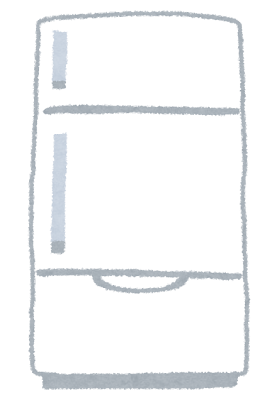
#> input picture assets/rooms/freezer.png, 272 x 400 px, found by its file name
$ python room_icon_converter.py
#> lines starting #> are read from the running program, lines starting #| are printed output that depends on the picture
from PIL import Image

im = Image.open("assets\\rooms\\freezer.png").convert("RGBA")
#> im is the input picture: PIL image 272x400 RGBA; mean R, G, B, A 180.3, 181.4, 182.5, 187.9

target = Image.new("RGBA", (im.width, im.width))
#> target: PIL image 272x272 RGBA; every value is 0

diff_height = (target.height - im.height) // 2
#> diff_height = -64
target.paste(
    im,
    (0, diff_height, im.width, im.height + diff_height)
)
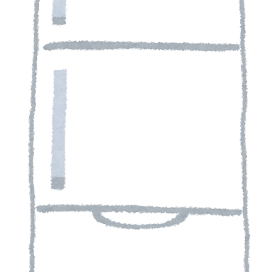
#> target: PIL image 272x272 RGBA; mean R, G, B, A 195.3, 196.3, 197.2, 202.1; transparent parts drawn white

final = Image.new("RGBA", (240, 181))
#> final: PIL image 240x181 RGBA; every value is 0

target = target.resize((120, 120))
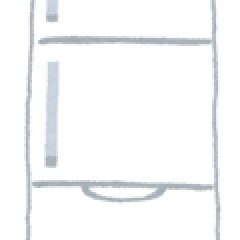
#> target: PIL image 120x120 RGBA (shown 2 times larger); mean R, G, B, A 196.6, 197.6, 198.6, 202.1; transparent parts drawn white
final.paste(target, (60, 10, 240-60, 130))
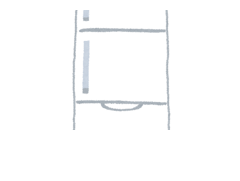
#> final: PIL image 240x181 RGBA; mean R, G, B, A 65.2, 65.5, 65.8, 67; transparent parts drawn white

final.save("assets\\rooms\\freezer_scaled.png")

$ run again, with assets/rooms/armory.png copied over assets/rooms/freezer.png
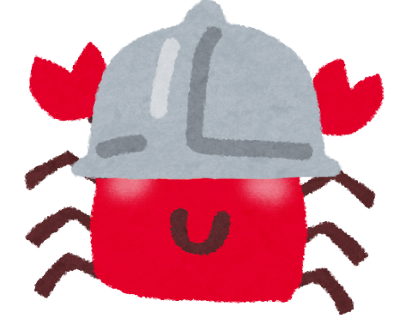
#> input picture assets/rooms/armory.png, 400 x 315 px, found by its file name
#> im is the input picture: PIL image 400x315 RGBA; mean R, G, B, A 108.4, 51.3, 63.5, 144.5
#> `target = target.resize((120, 120))`:
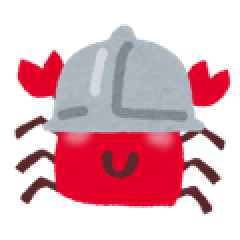
#> target: PIL image 120x120 RGBA (shown 2 times larger); mean R, G, B, A 88.2, 41.2, 51.1, 113.8; transparent parts drawn white
#> `final.paste(target, (60, 10, 240-60, 130))`:
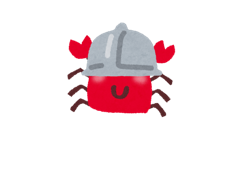
#> final: PIL image 240x181 RGBA; mean R, G, B, A 29.2, 13.7, 16.9, 37.7; transparent parts drawn white

$ run again, with assets/rooms/arrow.png copied over assets/rooms/freezer.png
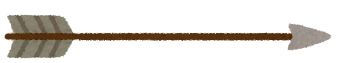
#> input picture assets/rooms/arrow.png, 337 x 63 px, found by its file name
#> im is the input picture: PIL image 337x63 RGBA; mean R, G, B, A 28.3, 23.1, 17.2, 57.1
#> `target.paste( im, (0, diff_height, im.width, im.height + diff_height) )`:
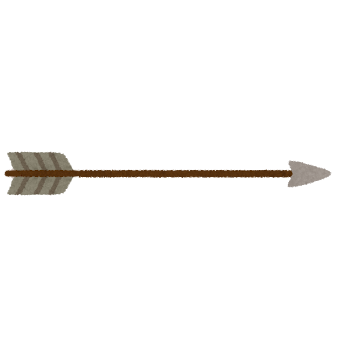
#> target: PIL image 337x337 RGBA; mean R, G, B, A 5.3, 4.3, 3.2, 10.7; transparent parts drawn white
#> `final.paste(target, (60, 10, 240-60, 130))`:
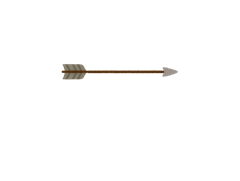
#> final: PIL image 240x181 RGBA; mean R, G, B, A 2.1, 1.7, 1.2, 3.5; transparent parts drawn white

$ run again, with assets/rooms/arrow_down.png copied over assets/rooms/freezer.png
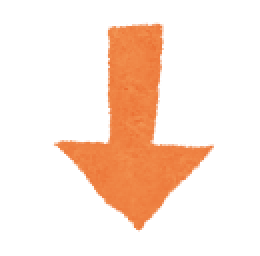
#> input picture assets/rooms/arrow_down.png, 130 x 128 px, found by its file name (shown 2 times larger)
#> im is the input picture: PIL image 130x128 RGBA; mean R, G, B, A 49.8, 27.2, 14.1, 49.6
#> `final.paste(target, (60, 10, 240-60, 130))`:
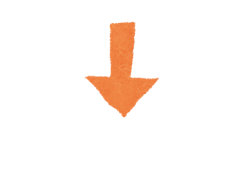
#> final: PIL image 240x181 RGBA; mean R, G, B, A 16.8, 9.2, 4.7, 16.2; transparent parts drawn white
